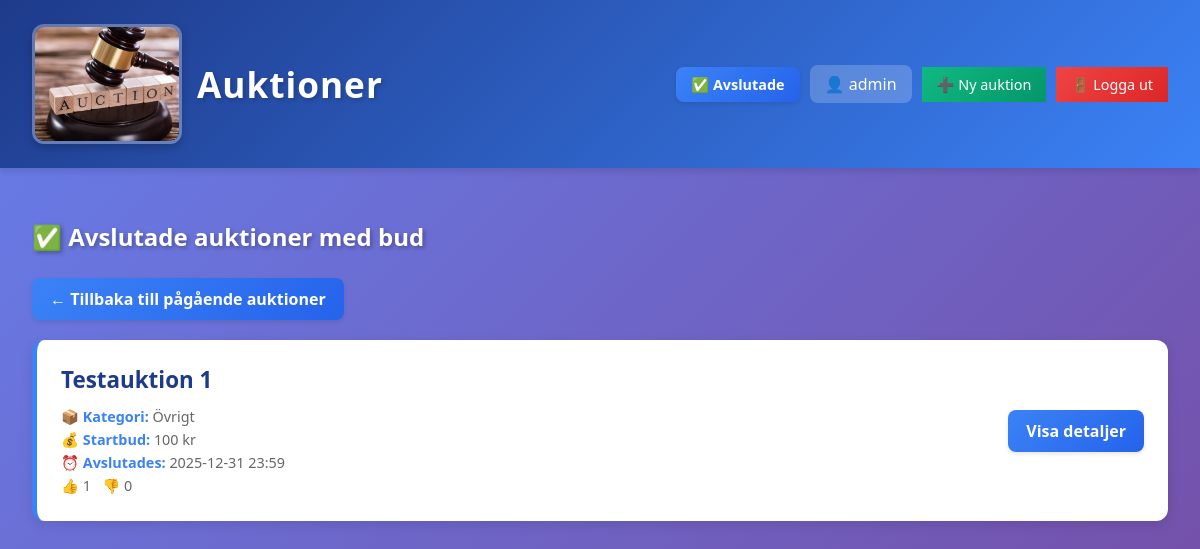
Screenshot of /completed (signed in) with the database file from the repository.
### tables this page shows
CREATE TABLE auctions (
    id INTEGER PRIMARY KEY AUTOINCREMENT,
    title TEXT NOT NULL,
    description TEXT NOT NULL,
    starting_bid REAL NOT NULL,
    end_datetime TEXT NOT NULL,
    category TEXT DEFAULT 'Övrigt',
    likes INTEGER DEFAULT 0,
    dislikes INTEGER DEFAULT 0
);

### myblueprints/auctions/auctions_routes.py (the view)
@auctions_bp.route("/completed")
def completed():
    auctions = AuctionRepository.get_completed_with_bids()
    return render_template("completed_auctions.html", auctions=auctions)

### database.py (called while the page is built)
def get_db():
    if "db" not in g:
        g.db = sqlite3.connect(DATABASE)
        g.db.row_factory = sqlite3.Row
    return g.db

### dbrepositories/auction_repository.py (called while the page is built)
    @staticmethod
    def get_completed_with_bids():
        return get_db().execute(
            """
            SELECT a.* FROM auctions a
            WHERE datetime(a.end_datetime) <= datetime('now')
            AND EXISTS (SELECT 1 FROM bids WHERE auction_id = a.id)
            ORDER BY a.end_datetime DESC
            """
        ).fetchall()

### templates/completed_auctions.html (shortened to what this page needs)
{% extends "base.html" %}
{% block content %}
<h2 style="color: white; text-shadow: 2px 2px 4px rgba(0,0,0,0.3); margin-bottom: 25px;">
    ✅ Avslutade auktioner med bud
</h2>
<div style="margin-bottom: 20px;">
    <a href="/" class="btn">← Tillbaka till pågående auktioner</a>
</div>
{% if auctions %}
{% for auction in auctions %}
<div class="auction-card">
    <div style="flex: 1;">
        <h3>{{ auction.title }}</h3>
        <div class="auction-meta">
            <strong>📦 Kategori:</strong> {{ auction.category or 'Övrigt' }}<br>
            <strong>💰 Startbud:</strong> {{ auction.starting_bid|int }} kr<br>
            <strong>⏰ Avslutades:</strong> {{ auction.end_datetime }}<br>
            <strong>👍</strong> {{ auction.likes }} &nbsp; <strong>👎</strong> {{ auction.dislikes }}
        </div>
    </div>
    <div class="auction-actions">
        <a class="btn" href="/auction/{{ auction.id }}">Visa detaljer</a>
    </div>
</div>
{% endfor %}
{% endif %}
{% endblock %}

### static/style.css (style rules this page uses)
* { box-sizing: border-box; }
body { font-family: 'Segoe UI', Tahoma, Geneva, Verdana, sans-serif; background: linear-gradient(135deg, #667eea 0%, #764ba2 100%); background-attachment: fixed; margin: 0; padding: 0; min-height: 100vh; }
.auction-card { background: white; padding: 1.5rem; margin-bottom: 1.5rem; border-radius: 12px; box-shadow: 0 4px 12px rgba(0, 0, 0, 0.1); display: flex; justify-content: space-between; align-items: center; transition: all 0.3s ease; border-left: 5px solid #3b82f6; }
.auction-card h3 { margin: 0 0 10px 0; color: #1e3a8a; font-size: 1.4rem; }
.auction-meta { font-size: 0.9rem; color: #666; line-height: 1.6; }
.auction-meta strong { color: #3b82f6; }
.auction-actions { display: flex; gap: 10px; flex-wrap: wrap; }
button, .btn { background: linear-gradient(135deg, #3b82f6 0%, #2563eb 100%); color: white; border: none; padding: 10px 18px; border-radius: 8px; cursor: pointer; font-weight: 600; transition: all 0.3s ease; box-shadow: 0 2px 4px rgba(0, 0, 0, 0.1); text-decoration: none; display: inline-block; }

### rows the page displays
auctions: title "Testauktion 1", category "Övrigt", starting_bid "100", end_datetime "2025-12-31 23:59", likes "1", dislikes "0"

### other values shown
{{ session.get('username') }} "admin"
